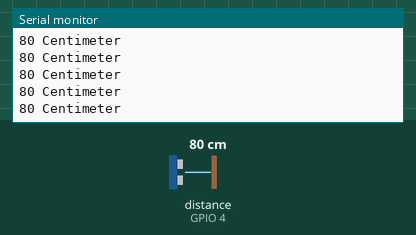
Recording of a sketch running on a simulated ESP32. Parts: the last lines printed to the serial monitor. Wiring (inferred from the names in the program): ultrasonic range finder: trigger GPIO 2; echo GPIO 4. Inputs (shaded band) come from the test bench; at power-on: distance to the obstacle (sensor on GPIO 4) 80 cm. The echo pulse lasts 58.3 µs per cm; WiFi joins after 1.5 s; servers stay silent unless stated.

Above: at 3.0 s.
3.1 s: distance to the obstacle (sensor on GPIO 4) set to 2 cm
At 3.41 s:
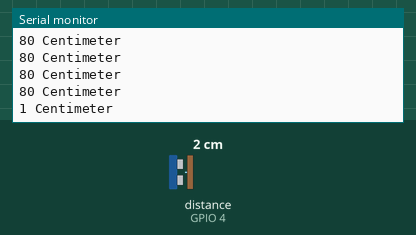
4.6 s: distance to the obstacle (sensor on GPIO 4) set to 4 cm
At 4.62 s:
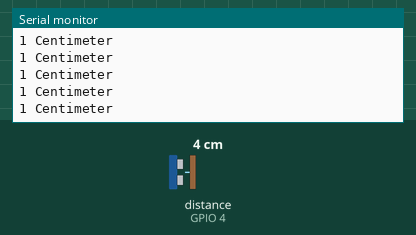
Timing chart, 0 to 7.6 s (numbered marks = the images above; inputs shaded):
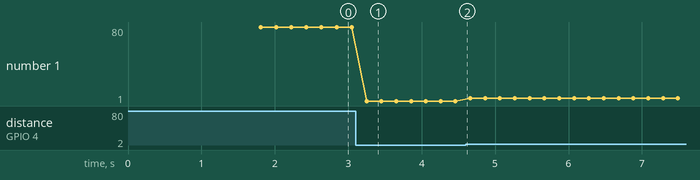

Measured:
- after the input at 3.1 s, the serial monitor: prints a new line after 0.15 s (image 1)
- plotted number 1: 80 → 1 after the input at 3.1 s, 1 → 4 after the input at 4.6 s

The sketch:

smartParking.ino
```cpp
#define BLYNK_TEMPLATE_ID "TMPL3Qaz55FmO"
#define BLYNK_TEMPLATE_NAME "Smart Parking"
#include <WiFi.h>
#include <BlynkSimpleEsp32.h>

#define TRIGGER 2  // GPIO 2 for Trigger
#define ECHO 4     // GPIO 4 for Echo

#define BLYNK_PRINT Serial

char auth[] = "YCNTkhmW6f5wck7DSPl2nzELVaqk2JVK";
char ssid[] = "POCO M2";
char pass[] = "hellomom";

void setup() {
  Serial.begin(9600);
  Blynk.begin(auth, ssid, pass, "blynk.cloud", 80);

  pinMode(TRIGGER, OUTPUT);
  pinMode(ECHO, INPUT);
}

void loop() {
  long duration, distance;

  digitalWrite(TRIGGER, LOW);
  delayMicroseconds(2);

  digitalWrite(TRIGGER, HIGH);
  delayMicroseconds(10);

  digitalWrite(TRIGGER, LOW);
  duration = pulseIn(ECHO, HIGH);
  distance = (duration / 2) / 29.1;

  // Display distance on V0
  Blynk.virtualWrite(V0, distance);

  if (distance <= 40) {
    Blynk.virtualWrite(V1, 1);  // Occupied
    Blynk.virtualWrite(V2, 1);  // LED On
  } else {
    Blynk.virtualWrite(V1, 0);  // Not Occupied
    Blynk.virtualWrite(V2, 0);  // LED Off
  }

  Serial.print(distance);
  Serial.println(" Centimeter");

  Blynk.run();  // Process Blynk
  delay(200);   // Control loop speed
}
```
